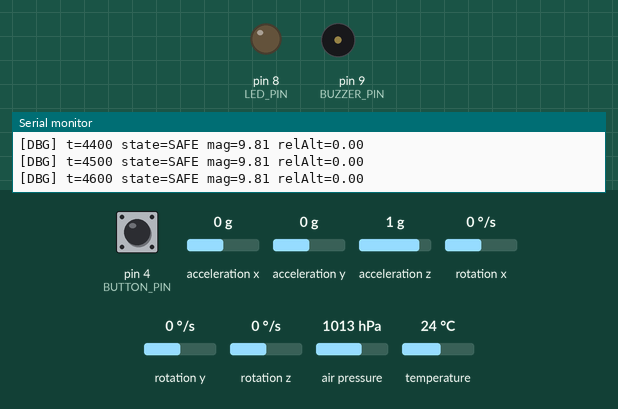
This sketch was run on a simulated Arduino Uno, built with avr-gcc and run on an emulated ATmega328P. Shown: output pins drawn as LEDs (lit = HIGH), buzzer (waves = sounding), the last lines printed to the serial monitor. Inputs (shaded band) come from the test bench; at power-on: pin 4 (BUTTON_PIN) HIGH, acceleration x 0 g, acceleration y 0 g, acceleration z 1 g, rotation x 0 °/s, rotation y 0 °/s, rotation z 0 °/s, air pressure 1013 hPa, temperature 24 °C.

Above: at 4.7 s.
4.8 s: pin 4 (BUTTON_PIN) pulled LOW for 3.2 s
At 9.1 s:
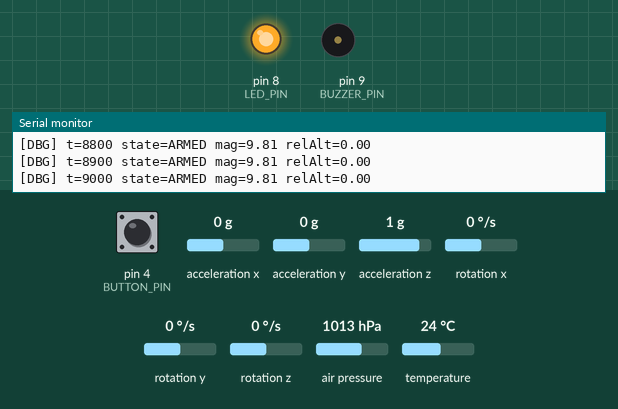
9.5 s: pin 4 (BUTTON_PIN) driven LOW
At 12.55 s:
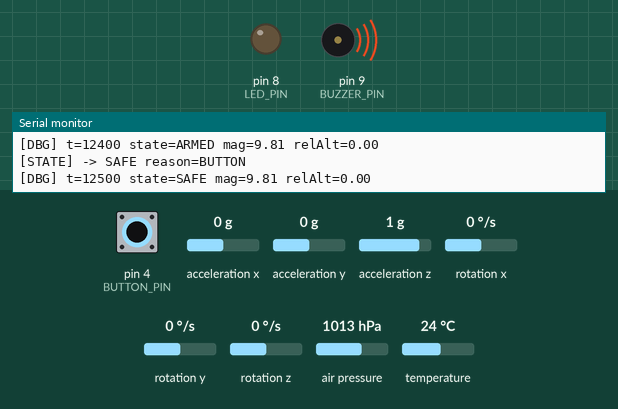
19.9 s: pin 4 (BUTTON_PIN) driven HIGH
At 20.7 s:
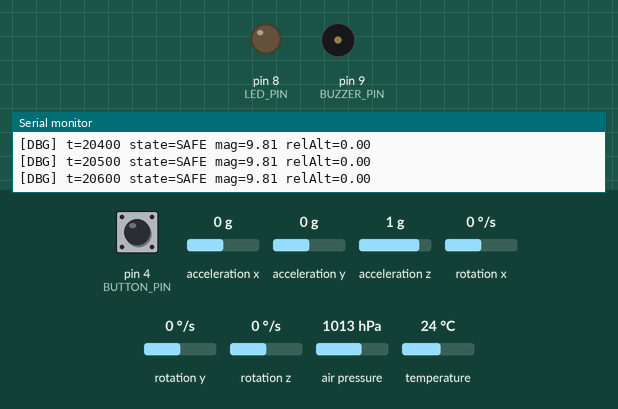
Timing chart, 0 to 22.9 s (numbered marks = the images above; inputs shaded):
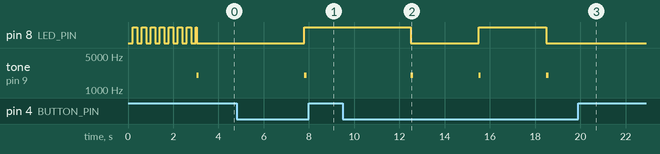

The sketch:

answer.ino
```cpp
// P04 참고 정답
//
// P03에서 추가된 내용:
// - BMP180 기준고도 보정(alt0)
// - 상대고도 relAlt = 현재 고도 - alt0
// - FLIGHT -> RECOVERY를 시간 조건(10초)으로 전환
#include <Wire.h>
#include <Adafruit_MPU6050.h>
#include <Adafruit_Sensor.h>
#include <Adafruit_BMP085.h>

enum State { BOOT, SAFE, ARMED, FLIGHT, RECOVERY };

const int LED_PIN = 8;
const int BUTTON_PIN = 4;
const int BUZZER_PIN = 9;
const float THRESHOLD = 17.5;
const unsigned long HOLD_MS = 150;
const unsigned long RECOVERY_TIME_MS = 10000;

Adafruit_MPU6050 mpu;
Adafruit_BMP085 bmp;

State state = BOOT;
float ax = 0, ay = 0, az = 0;
float accMag = 0;
float alt0 = 0;
float relAlt = 0;

unsigned long stateStartMs = 0;
unsigned long flightStartMs = 0;
unsigned long launchStartMs = 0;
unsigned long lastBlinkMs = 0;
unsigned long lastImuMs = 0;
unsigned long lastBaroMs = 0;
unsigned long lastDebugMs = 0;

unsigned long pressStartMs = 0;
unsigned long buzzerOffAtMs = 0;
bool beepArmed = false;
bool ledOn = false;

const char* stateToStr(State s) {
  if (s == BOOT) return "BOOT";
  if (s == SAFE) return "SAFE";
  if (s == ARMED) return "ARMED";
  if (s == FLIGHT) return "FLIGHT";
  return "RECOVERY";
}

void startBeep(unsigned long ms) {
  tone(BUZZER_PIN, 2000);
  buzzerOffAtMs = millis() + ms;
  beepArmed = true;
}

void updateBuzzer(unsigned long now) {
  if (beepArmed && now >= buzzerOffAtMs) {
    noTone(BUZZER_PIN);
    beepArmed = false;
  }
}

void setState(State next, const char* reason) {
  // 상태 시각은 항상 갱신하고, FLIGHT 진입 시 비행 시작 시각을 저장합니다.
  // 실제 전환일 때만 비프/로그를 남깁니다.
  bool changed = (state != next);
  state = next;
  stateStartMs = millis();

  if (next == FLIGHT) {
    flightStartMs = stateStartMs;
  }

  if (!changed) return;
  startBeep(100);

  Serial.print("[STATE] -> ");
  Serial.print(stateToStr(next));
  Serial.print(" reason=");
  Serial.println(reason);
}

void updateButton(unsigned long now) {
  // 버튼 입력은 SAFE/ARMED 전환에만 사용합니다.
  int btn = digitalRead(BUTTON_PIN);
  if (btn == LOW) {
    if (pressStartMs == 0) pressStartMs = now;
    if (now - pressStartMs >= 3000) {
      if (state == SAFE) setState(ARMED, "BUTTON");
      else if (state == ARMED) setState(SAFE, "BUTTON");
      pressStartMs = now;
      launchStartMs = 0;
    }
  } else {
    pressStartMs = 0;
  }
}

void updateImu(unsigned long now) {
  // IMU를 50ms 주기로 읽고 accMag를 계산합니다.
  if (now - lastImuMs < 50) return;
  lastImuMs = now;

  sensors_event_t a, g, t;
  mpu.getEvent(&a, &g, &t);
  ax = a.acceleration.x;
  ay = a.acceleration.y;
  az = a.acceleration.z;
  accMag = sqrt(ax * ax + ay * ay + az * az);
}

void updateBaro(unsigned long now) {
  // 기압계를 100ms 주기로 읽어 상대고도를 계산합니다.
  if (now - lastBaroMs < 100) return;
  lastBaroMs = now;
  relAlt = bmp.readAltitude() - alt0;
}

void updateIndicators(unsigned long now) {
  if (state == BOOT) {
    if (now - lastBlinkMs >= 200) {
      lastBlinkMs = now;
      ledOn = !ledOn;
      digitalWrite(LED_PIN, ledOn ? HIGH : LOW);
    }
    return;
  }

  if (state == SAFE) digitalWrite(LED_PIN, LOW);
  else digitalWrite(LED_PIN, HIGH);
}

void printDebug(unsigned long now) {
  if (now - lastDebugMs < 100) return;
  lastDebugMs = now;

  Serial.print("[DBG] t=");
  Serial.print(now);
  Serial.print(" state=");
  Serial.print(stateToStr(state));
  Serial.print(" mag=");
  Serial.print(accMag, 2);
  Serial.print(" relAlt=");
  Serial.println(relAlt, 2);
}

void setup() {
  pinMode(LED_PIN, OUTPUT);
  pinMode(BUTTON_PIN, INPUT_PULLUP);
  pinMode(BUZZER_PIN, OUTPUT);
  Serial.begin(115200);

  Wire.begin();
  if (!mpu.begin()) {
    Serial.println("[ERR] MPU6050 init failed");
    while (1) {}
  }
  if (!bmp.begin()) {
    Serial.println("[ERR] BMP180 init failed");
    while (1) {}
  }

  // 시작 시 여러 샘플 평균으로 기준고도 alt0를 구합니다.
  float sum = 0;
  for (int i = 0; i < 20; i++) {
    sum += bmp.readAltitude();
  }
  alt0 = sum / 20.0;

  setState(BOOT, "INIT");
}

void loop() {
  unsigned long now = millis();
  updateBuzzer(now);

  if (state == BOOT && now - stateStartMs >= 3000) {
    setState(SAFE, "BOOT_DONE");
  }

  if (state == SAFE || state == ARMED) {
    updateButton(now);
  }

  updateImu(now);
  updateBaro(now);

  // 발사 판정 로직(P03과 동일한 패턴).
  if (state == ARMED) {
    if (accMag > THRESHOLD) {
      if (launchStartMs == 0) launchStartMs = now;
      if (now - launchStartMs >= HOLD_MS) {
        setState(FLIGHT, "IMU_HOLD");
        launchStartMs = 0;
      }
    } else {
      launchStartMs = 0;
    }
  }

  // P04 RECOVERY 규칙: 시간 조건만 사용합니다.
  if (state == FLIGHT && now - flightStartMs >= RECOVERY_TIME_MS) {
    setState(RECOVERY, "TIME");
  }

  updateIndicators(now);
  printDebug(now);
}
```

Measured:
- after the input at 4.8 s, pin 8 (LED_PIN): LOW → HIGH after 3.0 s; tone on pin 9 (BUZZER_PIN): silent → 2000 Hz after 3.0 s, → silent 0.10 s later
- after the input at 9.5 s, pin 8 (LED_PIN): HIGH → LOW after 3.0 s, → HIGH 3.0 s later, → LOW 3.0 s later; tone on pin 9 (BUZZER_PIN): alternates 2000 Hz for 0.10 s and silent for 2.9 s, starting after 3.0 s
- after the input at 19.9 s, pin 8 (LED_PIN): stays LOW (without the input it goes to HIGH after 1.6 s); tone on pin 9 (BUZZER_PIN): stops changing and stays silent
